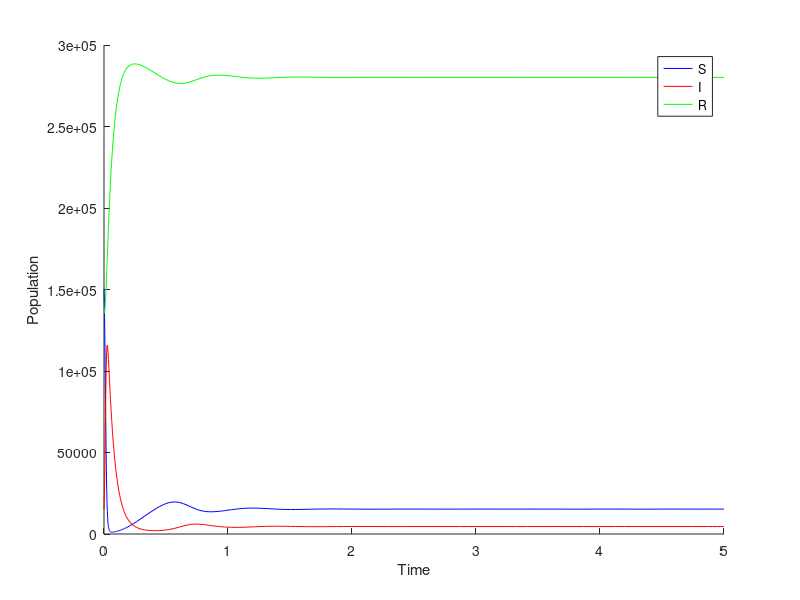

Write MATLAB code to recreate this figure.
% question 1: model it and find the endemic prevalence

% infection rate is 1 day 1 person
% people infected in a year
beta = 1 * 365;

% avg. duration of infection is 20 days
gamma = 365 * 1/20;

% avg. lifespan of population is 3 years 
% in a year it's 1/3
mu = 1 / 3;

% total population size in the country is 300000
N = 300000;

% disease is endemic but relatively rare in the population

% p_vacc is given to a proportion of newborn animals
% neonatal vaccination


% doubt: how is birth rate given in the question?
birth_rate = 1/3;

p_vacc = 0.1;

% immunity if permanent then it is 0
sigma = 0;

% these initial conditions don't really matter
% just because the question said that the disease is rare
% the infected population is assumed to be 5%
I = 0.05 * N;
S = 0.5 * N;
R = 0.45 * N;

tspan = [0 5];
y0 = [S I R];

% S I R
% 1 2 3
dydt = @(t, y) [-beta*y(2)/N*y(1) - mu*y(1) + (1-p_vacc)*birth_rate*N + sigma*y(3), beta*y(2)/N*y(1) - gamma*y(2) - mu*y(2), gamma*y(2) - mu*y(3) + p_vacc*birth_rate*N - sigma*y(3)]';

[t, y] = ode45(dydt, tspan, y0);

hold on;
plot(t, y(:, 1), 'b');
plot(t, y(:, 2), 'r');
plot(t, y(:, 3), 'g');
xlabel('Time');
ylabel('Population');
legend('S', 'I', 'R');

disp('endemic prevalance: (proportion of people having the disease at equilibrium)');

% this is the precision value

diff_max = 3;
n = size(y(:, 1));
equi_time_stamp = 0;
for i = 1:n-1
	% disp(abs(y(i+1, 1) - y(i, 1)));
	if abs(y(i+1, 1) - y(i, 1)) < diff_max
		equi_time_stamp = i;
		break
	end
end

%% Important note: this approach will not be adopted because of the differences in results
%% Instead we shall just opt to see in the graph a time_stamp where the popualtions have stabilized
%% equi_time_stamps = find(t > 2);
%% and equi_time_stamp = equi_time_stamps(1);

disp(y(equi_time_stamp, 2)/N);
